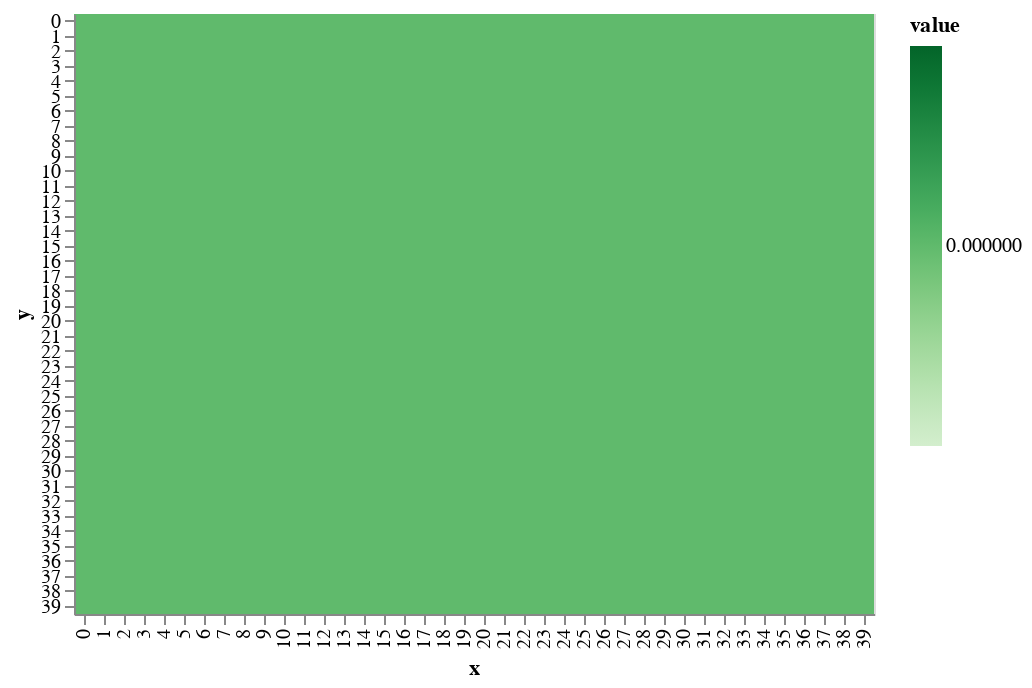

The notebook cell saved with this chart:
### Markdown cell above
I'm going to use the `landscape` over and over to specify the world's parameters. Some of the parameters are set by the user and some of them are hard cast.

### Code cell
world = w.World(landscape)
draw.drawTerrainHeight(world.grid_elevation)

### Figure 1 — Vega-Lite specification as saved in the notebook (floating-point values rounded to 4 significant figures; data arrays with more than 128 entries replaced by an {"elided": "..."} marker saying what was removed)
{"$schema": "https://vega.github.io/schema/vega-lite/v2.6.0.json", "config": {"view": {"height": 300, "width": 400}}, "data": {"name": "data-95d0b444ba091188dabce9e289e30221"}, "datasets": {"data-95d0b444ba091188dabce9e289e30221": {"elided": "1600 records"}}, "encoding": {"color": {"field": "value", "scale": {"scheme": "greens"}, "type": "quantitative"}, "x": {"field": "x", "type": "ordinal"}, "y": {"field": "y", "type": "ordinal"}}, "mark": "rect"}
